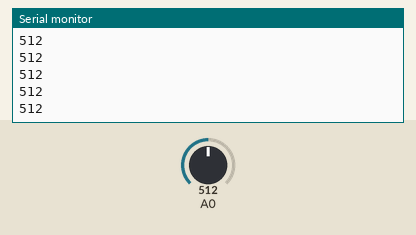
Recording of a sketch running on a simulated Arduino Uno, built with avr-gcc and run on an emulated ATmega328P. On the bench: the last lines printed to the serial monitor. The inputs (shaded band) are chosen by the test bench; at power-on: A0 = 512.

Above: at 1.2 s.
1.3 s: A0 set to 716
At 2.1 s:
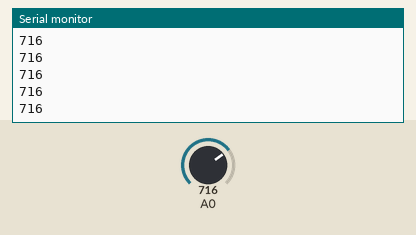
2.8 s: A0 set to 900
At 3.3 s:
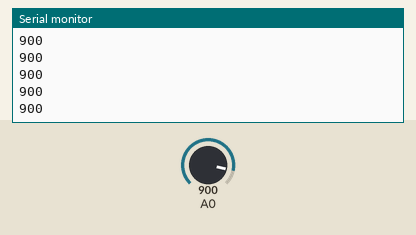
Timing chart, 0 to 5.8 s (numbered marks = the images above; inputs shaded):
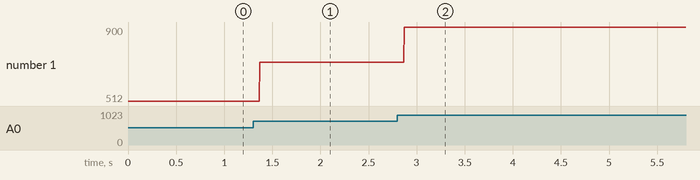

Measured:
- after the input at 1.3 s, the serial monitor: prints a new line after 0.07 s (image 1)
- after the input at 2.8 s, the serial monitor: prints a new line after 0.07 s (image 2)
- plotted number 1: 512 → 716 after the input at 1.3 s, 716 → 900 after the input at 2.8 s

The sketch:

potentiometersketch_oct17a.ino
```cpp
void setup() {
  // put your setup code here, to run once:
    Serial.begin(9600);

}

void loop() {
  // put your main code here, to run repeatedly:
int myvalue = analogRead(A0);
Serial.println(myvalue);
delay(1);
}
```
